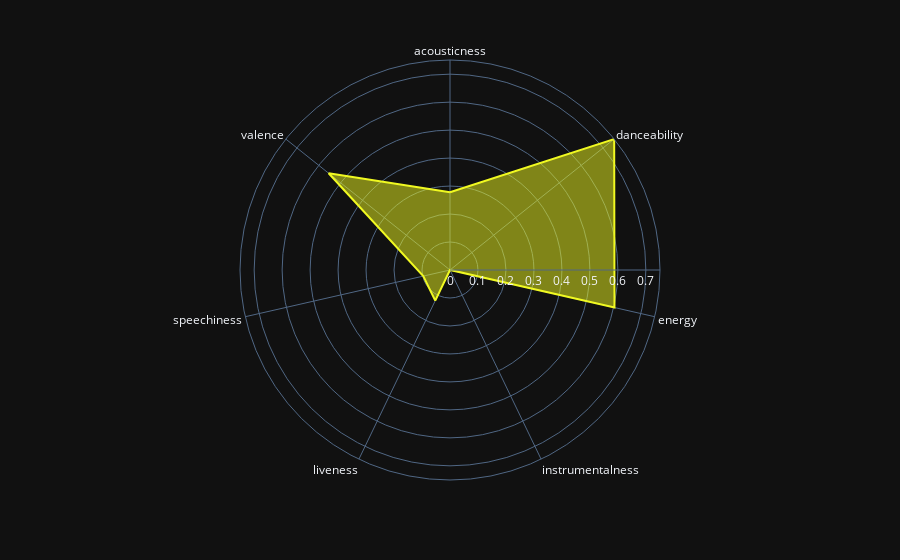

The cell this chart's notebook holds for it:
### Code cell
# top 10 
top_10 = top_20[:10]

fig = px.line_polar(top_10, theta=carac, r= top_10[carac].mean(), line_close=True, template="plotly_dark", 
                    color_discrete_sequence=px.colors.sequential.Plasma_r)
fig.update_traces(fill='toself')
fig.update_layout(autosize = False)
fig.show()

### Figure 1 — Plotly figure (JSON) as saved in the notebook; plotly's stock layout.template omitted (floating-point values rounded to 4 significant figures)
{"data": [{"fill": "toself", "hovertemplate": "r=%{r}<br>theta=%{theta}<extra></extra>", "legendgroup": "", "line": {"color": "#f0f921", "dash": "solid"}, "mode": "lines", "name": "", "r": [0.2779, 0.7506, 0.603, 1.512e-06, 0.1215, 0.09799, 0.5548, 0.2779], "showlegend": false, "subplot": "polar", "theta": ["acousticness", "danceability", "energy", "instrumentalness", "liveness", "speechiness", "valence", "acousticness"], "type": "scatterpolar"}], "layout": {"autosize": false, "legend": {"tracegroupgap": 0}, "margin": {"t": 60}, "polar": {"angularaxis": {"direction": "clockwise", "rotation": 90}, "domain": {"x": [0, 1], "y": [0, 1]}}}}
